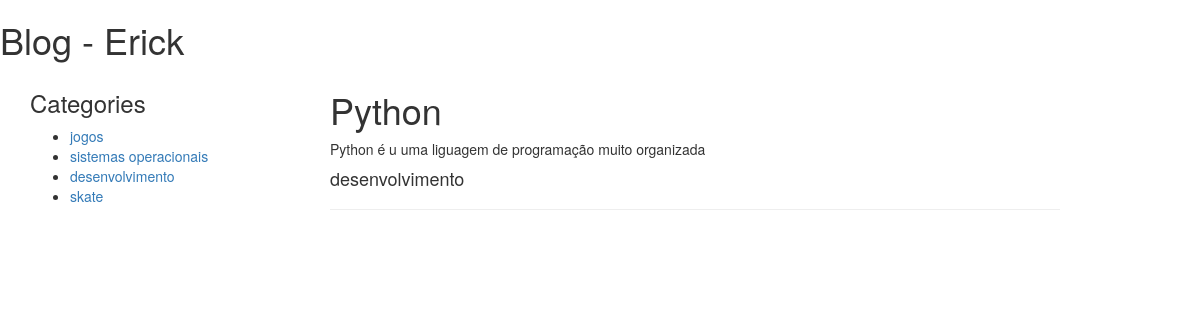
The page /category/3 on the database its author committed.
### blog/models.py (models this page shows, shortened)
class Category(models.Model):
    nome = models.CharField(max_length=255)
    class Meta:
        verbose_name_plural= 'Categories'
    def __unicode__(self):
        return self.nome

class Post(models.Model):
    category = models.ForeignKey(Category)
    name = models.CharField(max_length=255)
    content = models.TextField()
    STATUS_CHOICES = (
        ('Draft', 'Draft'),
        ('Published', 'Published'),
    )
    status = models.CharField(max_length=20, choices=STATUS_CHOICES, default='Draft')
    created_at = models.DateTimeField(auto_now_add=True)

### blog/views.py (the view)
# urls.py: url(r'category/(?P<category_id>\d+)', views.show_posts_by_category, name='blog.posts_by_category')
def show_posts_by_category(request, category_id):
    name = 'Erick'
    categories = Category.objects.all()
    category = Category.objects.get(pk=category_id)
    posts = Post.objects.filter(category=category, status='Published')
    context = {
        'name': name,
        'categories': categories,
        'posts': posts,
    }
    return render(request, 'blog/home.html', context)

### template/blog/home.html
{% extends "blog/layout.html"%}
{% block posts %}
    {% for post in posts %}
    <article>
        <h1>{{post.name}}</h1>
        <p>{{post.content}}</p>
        <h4>{{post.category}}</h4>
        <hr>
    </article>
    {% endfor %}
{% endblock %}

### template/blog/layout.html (shortened to what this page needs)
<!doctype html>
<html lang="en">
<head>
    <link rel="stylesheet" href="https://maxcdn.bootstrapcdn.com/bootstrap/3.3.6/css/bootstrap.min.css"
>
</head>
<body>
<h1>Blog - {{ name }}</h1>
<div class="container">
    <div class="col-md-3">
        <aside class="row">
            <h3>Categories</h3>
            <ul>
                {% for category in categories %}
                <li>
                   <a href="{% url 'blog.posts_by_category' category.pk %}"> {{ category.nome }}</a>
                </li>
                {% endfor %}
            </ul>
        </aside>
    </div>
    <div class="col-md-8">
        {% block posts %} {% endblock %}
    </div>
</div>
</body>
</html>

### rows shown on the page
Category: nome "jogos"
Category: nome "sistemas operacionais"
Category: nome "desenvolvimento"
Category: nome "skate"
Post: name "Python", content "Python é u uma liguagem de programação muito organizada", category "desenvolvimento"

### other values the page prints
{{ name }} "Erick"
